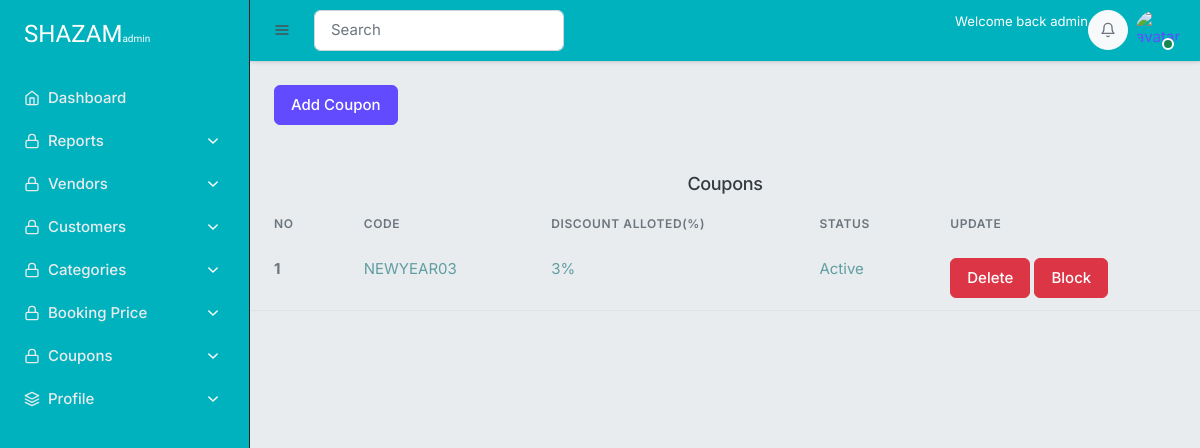
Before: /coupon/ with the older database file.
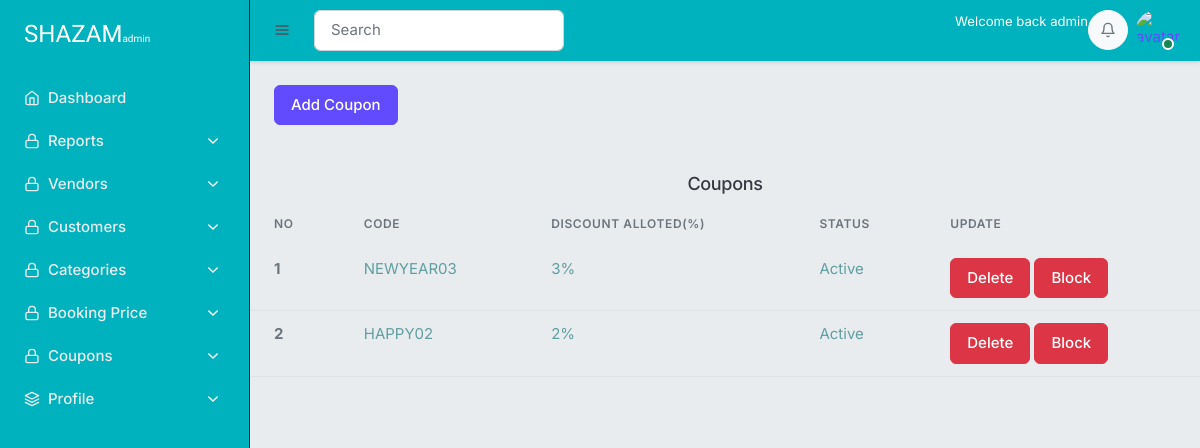
After: the same page with the newer database file.
### coupons/models.py (models this page shows, shortened)
class Coupon(models.Model):
    id = models.UUIDField(primary_key=True, default=uuid.uuid4, editable=False)
    code=models.CharField(max_length=10,unique=True)
    discount = models.PositiveIntegerField(help_text='Offer in percentage',default=0)
    is_active = models.BooleanField(default=True)
    created_at=models.DateTimeField(auto_now_add=True)

### coupons/views.py (the view)
# urls.py: path('',views.coupons_table,name='coupons_table'),
def coupons_table(request):
    coupons=Coupon.objects.all()
    context={
        'coupons':coupons,
    }
    return render(request,'superadmin/coupons.html',context)

### cart/context_processors.py (called while the page is built)
def counter(request):
    cart_count=0
    if 'admin' in request.path:
        return {}
    else:
        try:
            print("counter working..0")
            cart=Cart.objects.filter(cart_id=_cart_id(request))
            if request.user.is_authenticated:
                cart_items=CartItem.objects.all().filter(user=request.user)
            else:
                cart_items=CartItem.objects.all().filter(cart_id=cart[:1])
            for cart_item in cart_items:
                cart_count+=cart_item.quantity
        except Cart.DoesNotExist:
            cart_item=0
    return dict(cart_count=cart_count)

### cart/views.py (called while the page is built)
def _cart_id(request):
    cart=request.session.session_key
    if not cart:
        cart=request.session.create()
    return cart

### category/context_processors.py (called while the page is built)
def menu_links(request):
    links=Category.objects.all()
    return dict(all_categories=links)

### templates/superadmin/coupons.html (shortened to what this page needs)
{% extends 'superadmin/base.html'%}
{% load static %}
{% load humanize %}
{% block content %}
<a href="{% url 'add_coupon' %}"><div class="btn btn-primary m-5 ">Add Coupon</div></a>
<h4 class="text-center mt-5">Coupons</h4>
<div class="table-responsive">
    <table class="table">
        <thead>
          <tr>
            <th scope="col">No</th>
            <th scope="col">Code</th>
            <th scope="col">Discount alloted(%)</th>
            <th scope="col">Status</th>
            <th scope="col">Update</th>
          </tr>
        </thead>
        <tbody>
            {% for coupon in coupons %}
          <tr>
            <th scope="row">{{ forloop.counter }}</th>
            <td><span style="color: cadetblue;">{{coupon.code}} </span></td>
            <td><span style="color: cadetblue;">{{coupon.discount}}% </span></td>
            {% if coupon.is_active == True %}
            <td><span style="color: cadetblue;">Active</span></td>
            {% else %}
            <td><span style="color: cadetblue;">Inactive</span></td>
            {% endif %}
            <td>
                <a  onclick="dele(event)" href="{% url 'delete_coupon' coupon.id %}" class="btn btn-danger ">Delete</a>
                {% if coupon.is_active == True %}
                <a  href="{% url 'block_coupon' coupon.id %}" class="btn btn-danger">Block</a>
                {% else %}
                <a  href="{% url 'unblock_coupon' coupon.id %}" class="btn btn-primary">Unblock</a>
                {% endif %}
            </td>
        </tr>
          {% endfor %}
        </tbody>
      </table>
</div>
{% endblock %}

Changed rows visible on the page:
added Coupon: code "HAPPY02", discount "2", is_active "Active"
